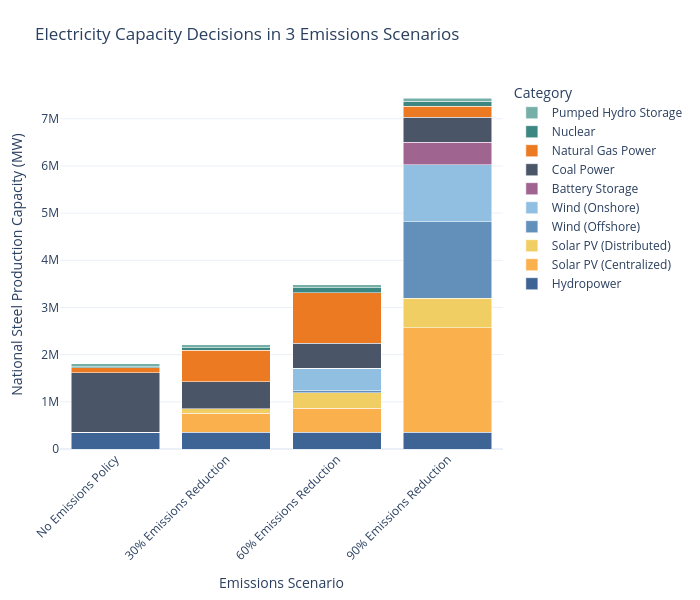

Notebook code for this chart:
### Code cell
plot_stacked_bar(
    consolidate_capacity(elec_df).T,
    scenario_map=scenario_map,
    name_map=tech_name_map,
    color_map=custom_color_map,
    title_name = "Electricity Capacity Decisions in 3 Emissions Scenarios",
    xaxis_name="Emissions Scenario",
    yaxis_name="National Steel Production Capacity (MW)",
    width=700
)

### Figure 1 — Plotly figure (JSON) as saved in the notebook; plotly's stock layout.template omitted (floating-point values rounded to 4 significant figures)
{"data": [{"hovertemplate": "Category=Hydropower<br>Emissions Scenario=%{x}<br>National Steel Production Capacity (MW)=%{y}<extra></extra>", "legendgroup": "Hydropower", "marker": {"color": "#3e6496", "pattern": {"shape": ""}}, "name": "Hydropower", "orientation": "v", "showlegend": true, "textposition": "auto", "type": "bar", "x": ["No Emissions Policy", "30% Emissions Reduction", "60% Emissions Reduction", "90% Emissions Reduction"], "xaxis": "x", "y": [354200.0, 354200.0, 354200.0, 354200.0], "yaxis": "y"}, {"hovertemplate": "Category=Solar PV (Centralized)<br>Emissions Scenario=%{x}<br>National Steel Production Capacity (MW)=%{y}<extra></extra>", "legendgroup": "Solar PV (Centralized)", "marker": {"color": "#fbb04e", "pattern": {"shape": ""}}, "name": "Solar PV (Centralized)", "orientation": "v", "showlegend": true, "textposition": "auto", "type": "bar", "x": ["No Emissions Policy", "30% Emissions Reduction", "60% Emissions Reduction", "90% Emissions Reduction"], "xaxis": "x", "y": [1.096e-21, 402900.0, 510900.0, 2219000.0], "yaxis": "y"}, {"hovertemplate": "Category=Solar PV (Distributed)<br>Emissions Scenario=%{x}<br>National Steel Production Capacity (MW)=%{y}<extra></extra>", "legendgroup": "Solar PV (Distributed)", "marker": {"color": "#f1ce63", "pattern": {"shape": ""}}, "name": "Solar PV (Distributed)", "orientation": "v", "showlegend": true, "textposition": "auto", "type": "bar", "x": ["No Emissions Policy", "30% Emissions Reduction", "60% Emissions Reduction", "90% Emissions Reduction"], "xaxis": "x", "y": [-3.944e-13, 91680.0, 328600.0, 626200.0], "yaxis": "y"}, {"hovertemplate": "Category=Wind (Offshore)<br>Emissions Scenario=%{x}<br>National Steel Production Capacity (MW)=%{y}<extra></extra>", "legendgroup": "Wind (Offshore)", "marker": {"color": "#638fbb", "pattern": {"shape": ""}}, "name": "Wind (Offshore)", "orientation": "v", "showlegend": true, "textposition": "auto", "type": "bar", "x": ["No Emissions Policy", "30% Emissions Reduction", "60% Emissions Reduction", "90% Emissions Reduction"], "xaxis": "x", "y": [8.494e-23, 9.567, 37690.0, 1614000.0], "yaxis": "y"}, {"hovertemplate": "Category=Wind (Onshore)<br>Emissions Scenario=%{x}<br>National Steel Production Capacity (MW)=%{y}<extra></extra>", "legendgroup": "Wind (Onshore)", "marker": {"color": "#90bfe2", "pattern": {"shape": ""}}, "name": "Wind (Onshore)", "orientation": "v", "showlegend": true, "textposition": "auto", "type": "bar", "x": ["No Emissions Policy", "30% Emissions Reduction", "60% Emissions Reduction", "90% Emissions Reduction"], "xaxis": "x", "y": [8.092e-22, 216.2, 483000.0, 1210000.0], "yaxis": "y"}, {"hovertemplate": "Category=Battery Storage<br>Emissions Scenario=%{x}<br>National Steel Production Capacity (MW)=%{y}<extra></extra>", "legendgroup": "Battery Storage", "marker": {"color": "#9f6490", "pattern": {"shape": ""}}, "name": "Battery Storage", "orientation": "v", "showlegend": true, "textposition": "auto", "type": "bar", "x": ["No Emissions Policy", "30% Emissions Reduction", "60% Emissions Reduction", "90% Emissions Reduction"], "xaxis": "x", "y": [1.822e-21, 109.1, 216.5, 480100.0], "yaxis": "y"}, {"hovertemplate": "Category=Coal Power<br>Emissions Scenario=%{x}<br>National Steel Production Capacity (MW)=%{y}<extra></extra>", "legendgroup": "Coal Power", "marker": {"color": "#4a5568", "pattern": {"shape": ""}}, "name": "Coal Power", "orientation": "v", "showlegend": true, "textposition": "auto", "type": "bar", "x": ["No Emissions Policy", "30% Emissions Reduction", "60% Emissions Reduction", "90% Emissions Reduction"], "xaxis": "x", "y": [1261000.0, 578500.0, 524500.0, 524800.0], "yaxis": "y"}, {"hovertemplate": "Category=Natural Gas Power<br>Emissions Scenario=%{x}<br>National Steel Production Capacity (MW)=%{y}<extra></extra>", "legendgroup": "Natural Gas Power", "marker": {"color": "#eb7a23", "pattern": {"shape": ""}}, "name": "Natural Gas Power", "orientation": "v", "showlegend": true, "textposition": "auto", "type": "bar", "x": ["No Emissions Policy", "30% Emissions Reduction", "60% Emissions Reduction", "90% Emissions Reduction"], "xaxis": "x", "y": [111200.0, 667600.0, 1078000.0, 241900.0], "yaxis": "y"}, {"hovertemplate": "Category=Nuclear<br>Emissions Scenario=%{x}<br>National Steel Production Capacity (MW)=%{y}<extra></extra>", "legendgroup": "Nuclear", "marker": {"color": "#3c8782", "pattern": {"shape": ""}}, "name": "Nuclear", "orientation": "v", "showlegend": true, "textposition": "auto", "type": "bar", "x": ["No Emissions Policy", "30% Emissions Reduction", "60% Emissions Reduction", "90% Emissions Reduction"], "xaxis": "x", "y": [19980.0, 49940.0, 100000.0, 100000.0], "yaxis": "y"}, {"hovertemplate": "Category=Pumped Hydro Storage<br>Emissions Scenario=%{x}<br>National Steel Production Capacity (MW)=%{y}<extra></extra>", "legendgroup": "Pumped Hydro Storage", "marker": {"color": "#75afa7", "pattern": {"shape": ""}}, "name": "Pumped Hydro Storage", "orientation": "v", "showlegend": true, "textposition": "auto", "type": "bar", "x": ["No Emissions Policy", "30% Emissions Reduction", "60% Emissions Reduction", "90% Emissions Reduction"], "xaxis": "x", "y": [60460.0, 60460.0, 60460.0, 60460.0], "yaxis": "y"}], "layout": {"barmode": "stack", "height": 600, "legend": {"title": {"text": "Category"}, "tracegroupgap": 0, "traceorder": "reversed"}, "margin": {"b": 80, "l": 60, "r": 60, "t": 80}, "title": {"text": "Electricity Capacity Decisions in 3 Emissions Scenarios"}, "width": 700, "xaxis": {"anchor": "y", "domain": [0, 1], "tickangle": -45, "title": {"text": "Emissions Scenario"}}, "yaxis": {"anchor": "x", "domain": [0, 1], "title": {"text": "National Steel Production Capacity (MW)"}}}}
